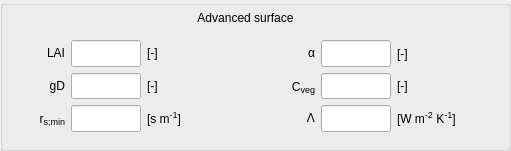
     <widget class="QGroupBox" name="surface_advanced_group">
      <property name="geometry">
       <rect>
        <x>10</x>
        <y>60</y>
        <width>511</width>
        <height>151</height>
       </rect>
      </property>
      <property name="title">
       <string/>
      </property>
      <widget class="QWidget" name="gridLayoutWidget_17">
       <property name="geometry">
        <rect>
         <x>10</x>
         <y>40</y>
         <width>231</width>
         <height>92</height>
        </rect>
       </property>
       <layout class="QGridLayout" name="surface_parameters_grid1" columnminimumwidth="50,0,60">
        <property name="sizeConstraint">
         <enum>QLayout::SetMinimumSize</enum>
        </property>
        <item row="0" column="0">
         <widget class="QLabel" name="label_surface_LAI">
          <property name="sizePolicy">
           <sizepolicy hsizetype="Fixed" vsizetype="Preferred">
            <horstretch>0</horstretch>
            <verstretch>0</verstretch>
           </sizepolicy>
          </property>
          <property name="minimumSize">
           <size>
            <width>55</width>
            <height>0</height>
           </size>
          </property>
          <property name="maximumSize">
           <size>
            <width>55</width>
            <height>16777215</height>
           </size>
          </property>
          <property name="toolTip">
           <string/>
          </property>
          <property name="text">
           <string>&lt;html&gt;LAI&lt;/html&gt;</string>
          </property>
          <property name="alignment">
           <set>Qt::AlignRight|Qt::AlignTrailing|Qt::AlignVCenter</set>
          </property>
         </widget>
        </item>
        <item row="0" column="1">
         <widget class="QLineEdit" name="input_surface_LAI">
          <property name="sizePolicy">
           <sizepolicy hsizetype="Fixed" vsizetype="Expanding">
            <horstretch>0</horstretch>
            <verstretch>0</verstretch>
           </sizepolicy>
          </property>
          <property name="minimumSize">
           <size>
            <width>70</width>
            <height>0</height>
           </size>
          </property>
          <property name="maximumSize">
           <size>
            <width>70</width>
            <height>16777215</height>
           </size>
          </property>
          <property name="toolTip">
           <string>leaf area index</string>
          </property>
          <property name="alignment">
           <set>Qt::AlignRight|Qt::AlignTrailing|Qt::AlignVCenter</set>
          </property>
         </widget>
        </item>
        <item row="1" column="0">
         <widget class="QLabel" name="label_surface_gD">
          <property name="sizePolicy">
           <sizepolicy hsizetype="Fixed" vsizetype="Preferred">
            <horstretch>0</horstretch>
            <verstretch>0</verstretch>
           </sizepolicy>
          </property>
          <property name="minimumSize">
           <size>
            <width>55</width>
            <height>0</height>
           </size>
          </property>
          <property name="maximumSize">
           <size>
            <width>55</width>
            <height>16777215</height>
           </size>
          </property>
          <property name="toolTip">
           <string/>
          </property>
          <property name="text">
           <string>&lt;html&gt;gD&lt;/html&gt;</string>
          </property>
          <property name="alignment">
           <set>Qt::AlignRight|Qt::AlignTrailing|Qt::AlignVCenter</set>
          </property>
         </widget>
        </item>
        <item row="1" column="1">
         <widget class="QLineEdit" name="input_surface_gD">
          <property name="sizePolicy">
           <sizepolicy hsizetype="Fixed" vsizetype="Expanding">
            <horstretch>0</horstretch>
            <verstretch>0</verstretch>
           </sizepolicy>
          </property>
          <property name="minimumSize">
           <size>
            <width>70</width>
            <height>0</height>
           </size>
          </property>
          <property name="maximumSize">
           <size>
            <width>70</width>
            <height>16777215</height>
           </size>
          </property>
          <property name="toolTip">
           <string>correction factor transpiration for VPD</string>
          </property>
          <property name="alignment">
           <set>Qt::AlignRight|Qt::AlignTrailing|Qt::AlignVCenter</set>
          </property>
         </widget>
        </item>
        <item row="0" column="2">
         <widget class="QLabel" name="unitlabel_surface_LAI">
          <property name="toolTip">
           <string/>
          </property>
          <property name="text">
           <string>&lt;html&gt;[-]&lt;/html&gt;</string>
          </property>
          <property name="alignment">
           <set>Qt::AlignLeading|Qt::AlignLeft|Qt::AlignVCenter</set>
          </property>
         </widget>
        </item>
        <item row="1" column="2">
         <widget class="QLabel" name="unitlabel_surface_gD">
          <property name="toolTip">
           <string/>
          </property>
          <property name="text">
           <string>&lt;html&gt;[-]&lt;/html&gt;</string>
          </property>
          <property name="alignment">
           <set>Qt::AlignLeading|Qt::AlignLeft|Qt::AlignVCenter</set>
          </property>
         </widget>
        </item>
        <item row="2" column="1">
         <widget class="QLineEdit" name="input_surface_rsmin">
          <property name="sizePolicy">
           <sizepolicy hsizetype="Fixed" vsizetype="Expanding">
            <horstretch>0</horstretch>
            <verstretch>0</verstretch>
           </sizepolicy>
          </property>
          <property name="minimumSize">
           <size>
            <width>70</width>
            <height>0</height>
           </size>
          </property>
          <property name="maximumSize">
           <size>
            <width>70</width>
            <height>16777215</height>
           </size>
          </property>
          <property name="toolTip">
           <string>minimum resistance transpiration</string>
          </property>
          <property name="alignment">
           <set>Qt::AlignRight|Qt::AlignTrailing|Qt::AlignVCenter</set>
          </property>
         </widget>
        </item>
        <item row="2" column="0">
         <widget class="QLabel" name="label_surface_rsmin">
          <property name="sizePolicy">
           <sizepolicy hsizetype="Fixed" vsizetype="Preferred">
            <horstretch>0</horstretch>
            <verstretch>0</verstretch>
           </sizepolicy>
          </property>
          <property name="minimumSize">
           <size>
            <width>55</width>
            <height>0</height>
           </size>
          </property>
          <property name="maximumSize">
           <size>
            <width>55</width>
            <height>16777215</height>
           </size>
          </property>
          <property name="toolTip">
           <string/>
          </property>
          <property name="text">
           <string>&lt;html&gt;r&lt;span style=&quot; font-size:14px; vertical-align:sub;&quot;&gt;s;min&lt;/span&gt;&lt;/html&gt;</string>
          </property>
          <property name="alignment">
           <set>Qt::AlignRight|Qt::AlignTrailing|Qt::AlignVCenter</set>
          </property>
         </widget>
        </item>
        <item row="2" column="2">
         <widget class="QLabel" name="unitlabel_surface_rsmin">
          <property name="toolTip">
           <string/>
          </property>
          <property name="text">
           <string>&lt;html&gt;[s m&lt;span style=&quot;font-size: 14px; vertical-align:super;&quot;&gt;-1&lt;/span&gt;]&lt;/html&gt;</string>
          </property>
          <property name="alignment">
           <set>Qt::AlignLeading|Qt::AlignLeft|Qt::AlignVCenter</set>
          </property>
         </widget>
        </item>
       </layout>
      </widget>
      <widget class="QWidget" name="gridLayoutWidget_18">
       <property name="geometry">
        <rect>
         <x>260</x>
         <y>40</y>
         <width>241</width>
         <height>92</height>
        </rect>
       </property>
       <layout class="QGridLayout" name="surface_parameters_grid2" columnminimumwidth="50,0,80">
        <property name="sizeConstraint">
         <enum>QLayout::SetMinimumSize</enum>
        </property>
        <item row="2" column="0">
         <widget class="QLabel" name="label_surfaceLambda">
          <property name="sizePolicy">
           <sizepolicy hsizetype="Fixed" vsizetype="Preferred">
            <horstretch>0</horstretch>
            <verstretch>0</verstretch>
           </sizepolicy>
          </property>
          <property name="minimumSize">
           <size>
            <width>55</width>
            <height>0</height>
           </size>
          </property>
          <property name="maximumSize">
           <size>
            <width>55</width>
            <height>16777215</height>
           </size>
          </property>
          <property name="toolTip">
           <string/>
          </property>
          <property name="text">
           <string>&lt;html&gt;Λ&lt;/html&gt;</string>
          </property>
          <property name="alignment">
           <set>Qt::AlignRight|Qt::AlignTrailing|Qt::AlignVCenter</set>
          </property>
         </widget>
        </item>
        <item row="2" column="1">
         <widget class="QLineEdit" name="input_surface_Lambda">
          <property name="sizePolicy">
           <sizepolicy hsizetype="Fixed" vsizetype="Expanding">
            <horstretch>0</horstretch>
            <verstretch>0</verstretch>
           </sizepolicy>
          </property>
          <property name="minimumSize">
           <size>
            <width>70</width>
            <height>0</height>
           </size>
          </property>
          <property name="maximumSize">
           <size>
            <width>70</width>
            <height>16777215</height>
           </size>
          </property>
          <property name="toolTip">
           <string>skin conductivity</string>
          </property>
          <property name="alignment">
           <set>Qt::AlignRight|Qt::AlignTrailing|Qt::AlignVCenter</set>
          </property>
         </widget>
        </item>
        <item row="2" column="2">
         <widget class="QLabel" name="unitlabel_surface_Lambda">
          <property name="toolTip">
           <string/>
          </property>
          <property name="text">
           <string>&lt;html&gt;[W m&lt;span style=&quot;font-size: 14px; vertical-align:super;&quot;&gt;-2&lt;/span&gt; K&lt;span style=&quot;font-size: 14px; vertical-align:super;&quot;&gt;-1&lt;/span&gt;]&lt;/html&gt;</string>
          </property>
          <property name="alignment">
           <set>Qt::AlignLeading|Qt::AlignLeft|Qt::AlignVCenter</set>
          </property>
         </widget>
        </item>
        <item row="1" column="1">
         <widget class="QLineEdit" name="input_surface_cveg">
          <property name="sizePolicy">
           <sizepolicy hsizetype="Fixed" vsizetype="Expanding">
            <horstretch>0</horstretch>
            <verstretch>0</verstretch>
           </sizepolicy>
          </property>
          <property name="minimumSize">
           <size>
            <width>70</width>
            <height>0</height>
           </size>
          </property>
          <property name="maximumSize">
           <size>
            <width>70</width>
            <height>16777215</height>
           </size>
          </property>
          <property name="toolTip">
           <string>vegetation fraction</string>
          </property>
          <property name="alignment">
           <set>Qt::AlignRight|Qt::AlignTrailing|Qt::AlignVCenter</set>
          </property>
         </widget>
        </item>
        <item row="1" column="0">
         <widget class="QLabel" name="label_surface_cveg">
          <property name="sizePolicy">
           <sizepolicy hsizetype="Fixed" vsizetype="Preferred">
            <horstretch>0</horstretch>
            <verstretch>0</verstretch>
           </sizepolicy>
          </property>
          <property name="minimumSize">
           <size>
            <width>55</width>
            <height>0</height>
           </size>
          </property>
          <property name="maximumSize">
           <size>
            <width>55</width>
            <height>16777215</height>
           </size>
          </property>
          <property name="toolTip">
           <string/>
          </property>
          <property name="text">
           <string>&lt;html&gt;C&lt;span style=&quot; font-size:14px; vertical-align:sub;&quot;&gt;veg&lt;/span&gt;&lt;/html&gt;</string>
          </property>
          <property name="alignment">
           <set>Qt::AlignRight|Qt::AlignTrailing|Qt::AlignVCenter</set>
          </property>
         </widget>
        </item>
        <item row="1" column="2">
         <widget class="QLabel" name="unitlabel_surface_cveg">
          <property name="toolTip">
           <string/>
          </property>
          <property name="text">
           <string>&lt;html&gt;[-]&lt;/html&gt;</string>
          </property>
          <property name="alignment">
           <set>Qt::AlignLeading|Qt::AlignLeft|Qt::AlignVCenter</set>
          </property>
         </widget>
        </item>
        <item row="0" column="1">
         <widget class="QLineEdit" name="input_surface_alpha">
          <property name="sizePolicy">
           <sizepolicy hsizetype="Fixed" vsizetype="Expanding">
            <horstretch>0</horstretch>
            <verstretch>0</verstretch>
           </sizepolicy>
          </property>
          <property name="minimumSize">
           <size>
            <width>70</width>
            <height>0</height>
           </size>
          </property>
          <property name="maximumSize">
           <size>
            <width>70</width>
            <height>16777215</height>
           </size>
          </property>
          <property name="toolTip">
           <string>surface albedo</string>
          </property>
          <property name="alignment">
           <set>Qt::AlignRight|Qt::AlignTrailing|Qt::AlignVCenter</set>
          </property>
         </widget>
        </item>
        <item row="0" column="0">
         <widget class="QLabel" name="label_surface_alpha">
          <property name="sizePolicy">
           <sizepolicy hsizetype="Fixed" vsizetype="Preferred">
            <horstretch>0</horstretch>
            <verstretch>0</verstretch>
           </sizepolicy>
          </property>
          <property name="minimumSize">
           <size>
            <width>55</width>
            <height>0</height>
           </size>
          </property>
          <property name="maximumSize">
           <size>
            <width>55</width>
            <height>16777215</height>
           </size>
          </property>
          <property name="toolTip">
           <string/>
          </property>
          <property name="text">
           <string>&lt;html&gt;α&lt;/html&gt;</string>
          </property>
          <property name="alignment">
           <set>Qt::AlignRight|Qt::AlignTrailing|Qt::AlignVCenter</set>
          </property>
         </widget>
        </item>
        <item row="0" column="2">
         <widget class="QLabel" name="unitlabel_surface_alpha">
          <property name="toolTip">
           <string/>
          </property>
          <property name="text">
           <string>[-]</string>
          </property>
          <property name="alignment">
           <set>Qt::AlignLeading|Qt::AlignLeft|Qt::AlignVCenter</set>
          </property>
         </widget>
        </item>
       </layout>
      </widget>
      <widget class="QLabel" name="label">
       <property name="geometry">
        <rect>
         <x>110</x>
         <y>10</y>
         <width>271</width>
         <height>16</height>
        </rect>
       </property>
       <property name="text">
        <string>Advanced surface</string>
       </property>
       <property name="alignment">
        <set>Qt::AlignCenter</set>
       </property>
      </widget>
     </widget>
